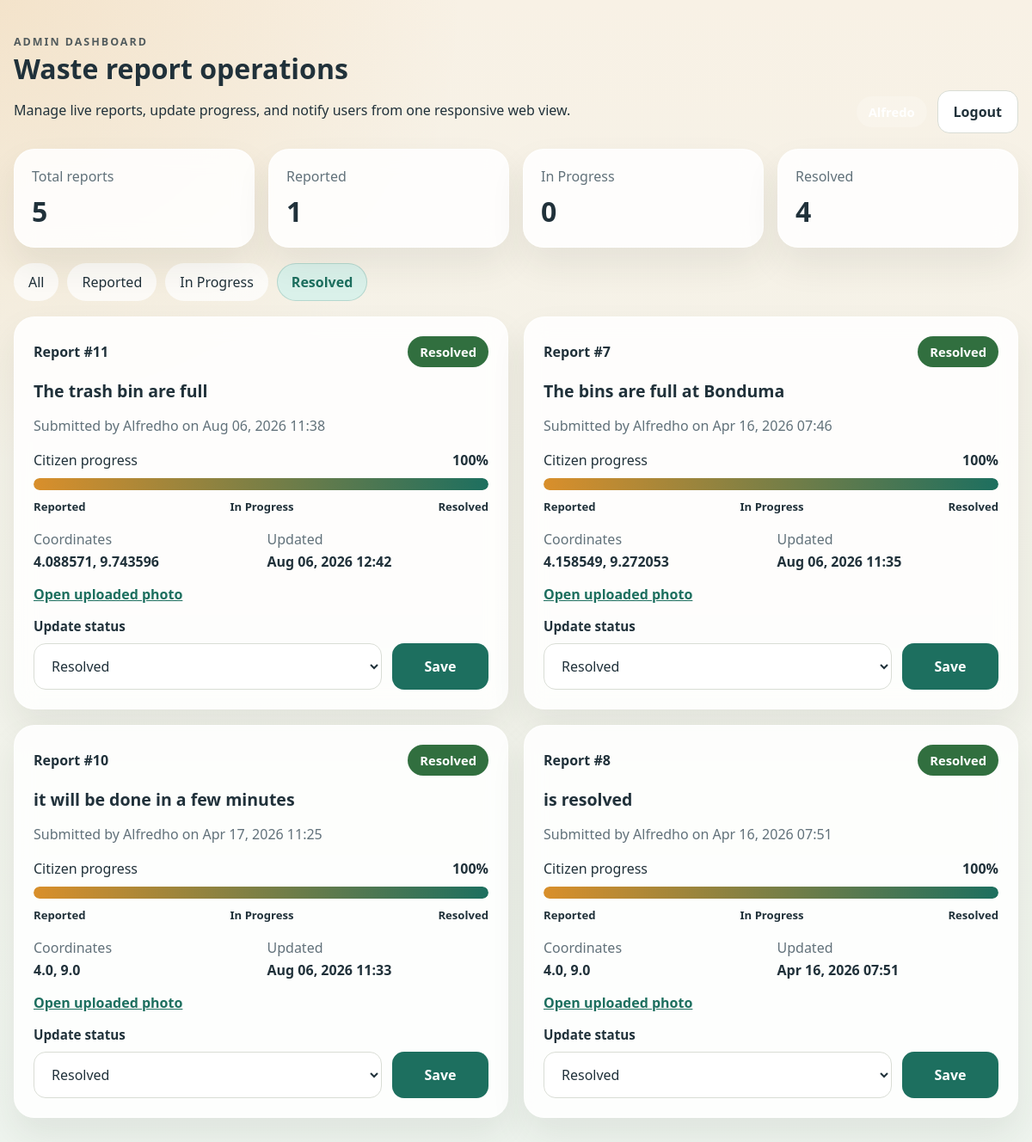
Screenshot of /dashboard/?status=resolved (signed in) with the database file from the repository.
### apps/reports/models.py (models this page shows, shortened)
class WasteReport(models.Model):
    class Status(models.TextChoices):
        REPORTED = "reported", "Reported"
        IN_PROGRESS = "in_progress", "In Progress"
        RESOLVED = "resolved", "Resolved"
    user = models.ForeignKey(settings.AUTH_USER_MODEL, on_delete=models.CASCADE, related_name="waste_reports")
    description = models.TextField()
    photo = models.ImageField(upload_to="reports/")
    latitude = models.FloatField()
    longitude = models.FloatField()
    status = models.CharField(max_length=20, choices=Status.choices, default=Status.REPORTED)
    created_at = models.DateTimeField(auto_now_add=True)
    updated_at = models.DateTimeField(auto_now=True)
    @property
    def progress_percent(self) -> int:
        if self.status == self.Status.RESOLVED:
            return 100
        if self.status == self.Status.IN_PROGRESS:
            return 60
        return 20
    @property
    def progress_step(self) -> int:
        if self.status == self.Status.RESOLVED:
            return 3
        if self.status == self.Status.IN_PROGRESS:
            return 2
        return 1

### apps/users/models.py (models this page shows, shortened)
class User(AbstractUser):
    class Role(models.TextChoices):
        CITIZEN = 'citizen', 'Citizen'
        ADMIN = 'admin', 'Admin'
    role = models.CharField(max_length=20, choices=Role.choices, default=Role.CITIZEN)
    phone_number = models.CharField(max_length=20, blank=True)
    profile_photo = models.ImageField(upload_to='profiles/', blank=True, null=True)

### apps/reports/views.py (the view)
# urls.py: path('', AdminDashboardView.as_view(), name='reports-dashboard-home'),
class AdminDashboardView(AdminOnlyMixin, TemplateView):
    template_name = 'reports/dashboard_home.html'
    def get_context_data(self, **kwargs):
        context = super().get_context_data(**kwargs)
        status_filter = self.request.GET.get('status', '').strip()
        queryset = WasteReport.objects.select_related('user').order_by('-updated_at')
        if status_filter in {
            WasteReport.Status.REPORTED,
            WasteReport.Status.IN_PROGRESS,
            WasteReport.Status.RESOLVED,
        }:
            queryset = queryset.filter(status=status_filter)
        summary_rows = WasteReport.objects.values('status').annotate(total=Count('id'))
        summary = {
            WasteReport.Status.REPORTED: 0,
            WasteReport.Status.IN_PROGRESS: 0,
            WasteReport.Status.RESOLVED: 0,
        }
        for row in summary_rows:
            summary[row['status']] = row['total']
        context.update(
            {
                'reports': queryset,
                'selected_status': status_filter,
                'summary': summary,
                'status_choices': WasteReport.Status.choices,
                'total_reports': sum(summary.values()),
            }
        )
        return context

### apps/reports/views.py (called while the page is built)
    def dispatch(self, request, *args, **kwargs):
        if not request.user.is_authenticated:
            return redirect('reports-dashboard-login')
        if not (request.user.is_staff or request.user.role == 'admin'):
            raise DjangoPermissionDenied('Only admin users can access the dashboard.')
        return super().dispatch(request, *args, **kwargs)

### apps/reports/templates/reports/dashboard_home.html (shortened to what this page needs)
{% load static %}
<!DOCTYPE html>
<html lang="en">
<head>
  <link rel="stylesheet" href="{% static 'reports/admin_dashboard.css' %}">
</head>
<body class="dashboard-body">
  <header class="dashboard-header">
    <div>
      <span class="eyebrow">Admin Dashboard</span>
      <h1>Waste report operations</h1>
      <p>Manage live reports, update progress, and notify users from one responsive web view.</p>
    </div>
    <div class="header-actions">
      <span class="admin-pill">{{ request.user.username }}</span>
      <form method="post" action="{% url 'reports-dashboard-logout' %}" class="logout-form">
        <button type="submit" class="secondary-button">Logout</button>
      </form>
    </div>
  </header>
  <main class="dashboard-main">
    <section class="summary-grid">
      <article class="summary-card">
        <span>Total reports</span>
        <strong>{{ total_reports }}</strong>
      </article>
      <article class="summary-card">
        <span>Reported</span>
        <strong>{{ summary.reported }}</strong>
      </article>
      <article class="summary-card">
        <span>In Progress</span>
        <strong>{{ summary.in_progress }}</strong>
      </article>
      <article class="summary-card">
        <span>Resolved</span>
        <strong>{{ summary.resolved }}</strong>
      </article>
    </section>
    <section class="filter-bar">
      <a class="{% if not selected_status %}active{% endif %}" href="{% url 'reports-dashboard-home' %}">All</a>
      {% for status_value, status_label in status_choices %}
        <a class="{% if selected_status == status_value %}active{% endif %}" href="{% url 'reports-dashboard-home' %}?status={{ status_value }}">{{ status_label }}</a>
      {% endfor %}
    </section>
    <section class="reports-grid">
      {% for report in reports %}
        <article class="report-card">
          <div class="report-meta">
            <span class="report-id">Report #{{ report.id }}</span>
            <span class="status-badge status-{{ report.status }}">{{ report.get_status_display }}</span>
          </div>
          <h2>{{ report.description }}</h2>
          <p class="muted">Submitted by {{ report.user.username }} on {{ report.created_at|date:"M d, Y H:i" }}</p>
          <div class="progress-block">
            <div class="progress-topline">
              <span>Citizen progress</span>
              <strong>{{ report.progress_percent }}%</strong>
            </div>
            <div class="progress-track">
               <div class="progress-fill status-{{ report.status }}" style="--progress-width: {{ report.progress_percent }}%;"></div>
            </div>
            <div class="progress-steps">
              <span class="{% if report.progress_step >= 1 %}done{% endif %}">Reported</span>
              <span class="{% if report.progress_step >= 2 %}done{% endif %}">In Progress</span>
              <span class="{% if report.progress_step >= 3 %}done{% endif %}">Resolved</span>
            </div>
          </div>
          <dl class="report-details">
            <div><dt>Coordinates</dt><dd>{{ report.latitude }}, {{ report.longitude }}</dd></div>
            <div><dt>Updated</dt><dd>{{ report.updated_at|date:"M d, Y H:i" }}</dd></div>
          </dl>
          {% if report.photo %}
            <a class="report-photo-link" href="{{ report.photo.url }}" target="_blank" rel="noreferrer">Open uploaded photo</a>
          {% endif %}
          <form method="post" action="{% url 'reports-dashboard-status' report.id %}" class="status-form">
            <label for="status-{{ report.id }}">Update status</label>
            <div class="status-form-row">
              <select id="status-{{ report.id }}" name="status">
                <option value="resolved" {% if report.status == 'resolved' %}selected{% endif %}>Resolved</option>
              </select>
              <button type="submit" class="primary-button">Save</button>
            </div>
          </form>
        </article>
      {% empty %}
        <article class="empty-state">
          <h2>No reports found</h2>
          <p>Try another filter or wait for new citizen submissions.</p>
        </article>
      {% endfor %}
    </section>
  </main>
</body>
</html>

### apps/reports/static/reports/admin_dashboard.css (style rules this page uses)
:root { --bg: #f5efe4; --surface: #fffaf2; --surface-strong: #ffffff; --ink: #20313a; --muted: #61717a; --primary: #1d6f5f; --primary-soft: #daf1ea; --accent: #d98f2b; --danger: #b34b3c; --line: #d9ddd5; --shadow: 0 20px 40px rgba(35, 50, 44, 0.08); }
* { box-sizing: border-box; }
body.dashboard-body { margin: 0; min-height: 100vh; font-family: "Segoe UI", Tahoma, Geneva, Verdana, sans-serif; color: var(--ink); background: radial-gradient(circle at top left, rgba(217, 143, 43, 0.14), transparent 30%), linear-gradient(180deg, #f8f1e5 0%, #eef4ee 100%); }
.auth-badges span, .admin-pill, .status-badge { display: inline-flex; align-items: center; border-radius: 999px; padding: 8px 14px; font-size: 0.92rem; font-weight: 600; }
.auth-badges span, .admin-pill { background: rgba(255, 255, 255, 0.18); color: white; }
.auth-panel-form h2, .dashboard-header h1 { margin: 0 0 8px; }
.eyebrow { text-transform: uppercase; letter-spacing: 0.16em; font-size: 0.78rem; font-weight: 700; opacity: 0.76; }
.muted { color: var(--muted); }
.auth-form, .status-form { display: grid; gap: 10px; }
label { font-weight: 600; font-size: 0.95rem; }
input, select { width: 100%; border: 1px solid var(--line); border-radius: 14px; padding: 14px 16px; font: inherit; background: #fff; color: var(--ink); }
.primary-button, .secondary-button { display: inline-flex; align-items: center; justify-content: center; border-radius: 14px; padding: 13px 18px; font: inherit; font-weight: 700; text-decoration: none; border: none; cursor: pointer; }
.primary-button { background: var(--primary); color: white; }
.secondary-button { background: white; color: var(--ink); border: 1px solid var(--line); }
.dashboard-header, .dashboard-main { width: min(1240px, calc(100% - 32px)); margin-inline: auto; }
.dashboard-header { display: flex; justify-content: space-between; gap: 24px; align-items: end; padding: 36px 0 18px; }
.header-actions { display: flex; gap: 12px; align-items: center; }
.logout-form { margin: 0; }
.dashboard-main { padding-bottom: 40px; }
.summary-grid { display: grid; grid-template-columns: repeat(4, minmax(0, 1fr)); gap: 16px; margin-bottom: 18px; }
.summary-card, .report-card, .empty-state { background: rgba(255, 255, 255, 0.86); backdrop-filter: blur(12px); border: 1px solid rgba(255, 255, 255, 0.6); box-shadow: var(--shadow); border-radius: 24px; }
.summary-card { padding: 20px; }
.summary-card span { display: block; color: var(--muted); margin-bottom: 8px; }
.summary-card strong { font-size: 2rem; }
.filter-bar { display: flex; flex-wrap: wrap; gap: 10px; margin-bottom: 18px; }
.filter-bar a { text-decoration: none; color: var(--ink); padding: 10px 16px; border-radius: 999px; background: rgba(255, 255, 255, 0.74); border: 1px solid transparent; }
.filter-bar a.active { background: var(--primary-soft); border-color: rgba(29, 111, 95, 0.2); color: var(--primary); font-weight: 700; }
.reports-grid { display: grid; grid-template-columns: repeat(2, minmax(0, 1fr)); gap: 18px; }
.report-card, .empty-state { padding: 22px; }
.report-card h2 { margin: 14px 0 8px; font-size: 1.22rem; }
.report-meta, .progress-topline, .status-form-row { display: flex; justify-content: space-between; align-items: center; gap: 12px; }
.report-id { font-weight: 700; }
.status-badge { color: white; }
.status-resolved { background: #316f3f; }
.progress-block { margin: 18px 0; }
.progress-track { margin-top: 10px; height: 14px; border-radius: 999px; background: #e6ebdf; overflow: hidden; }
.progress-fill { height: 100%; border-radius: inherit; background: linear-gradient(90deg, #d98f2b 0%, #1d6f5f 100%); width: var(--progress-width); }
.progress-steps { margin-top: 10px; display: flex; justify-content: space-between; gap: 8px; font-size: 0.82rem; color: var(--muted); }
.progress-steps .done { color: var(--ink); font-weight: 700; }
.report-details { display: grid; grid-template-columns: repeat(2, minmax(0, 1fr)); gap: 14px; margin: 0 0 16px; }
.report-details dt { color: var(--muted); margin-bottom: 4px; }
.report-details dd { margin: 0; font-weight: 600; }
.report-photo-link { display: inline-block; margin-bottom: 16px; color: var(--primary); font-weight: 700; }
.status-form-row { align-items: stretch; }
.status-form-row .primary-button { min-width: 112px; }

### rows the page displays
WasteReport: id "11", status "Resolved", description "The trash bin are full", user.username "Alfredho", created_at "Aug 06, 2026 11:38", progress_percent "100", latitude "4.088571", longitude "9.743596", updated_at "Aug 06, 2026 12:42"
WasteReport: id "7", status "Resolved", description "The bins are full at Bonduma", user.username "Alfredho", created_at "Apr 16, 2026 07:46", progress_percent "100", latitude "4.158549", longitude "9.272053", updated_at "Aug 06, 2026 11:35"
WasteReport: id "10", status "Resolved", description "it will be done in a few minutes", user.username "Alfredho", created_at "Apr 17, 2026 11:25", progress_percent "100", latitude "4.0", longitude "9.0", updated_at "Aug 06, 2026 11:33"
WasteReport: id "8", status "Resolved", description "is resolved", user.username "Alfredho", created_at "Apr 16, 2026 07:51", progress_percent "100", latitude "4.0", longitude "9.0", updated_at "Apr 16, 2026 07:51"

### other values shown
{{ total_reports }} "5"
{{ summary.reported }} "1"
{{ summary.in_progress }} "0"
{{ summary.resolved }} "4"
{{ status_label }} "Reported" "In Progress" "Resolved"
